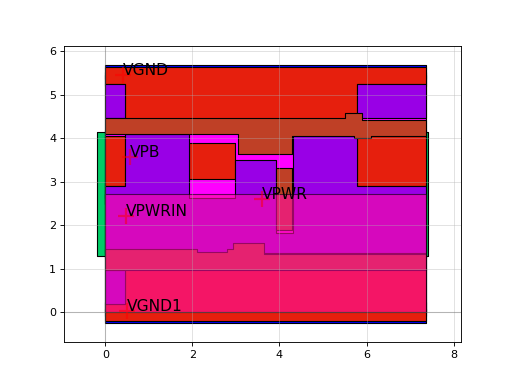

Here is the Python script that generated this plot:
import sky130

c = sky130.components.sky130_fd_sc_hd__lpflow_lsbuf_lh_hl_isowell_tap_4()
c.plot()
